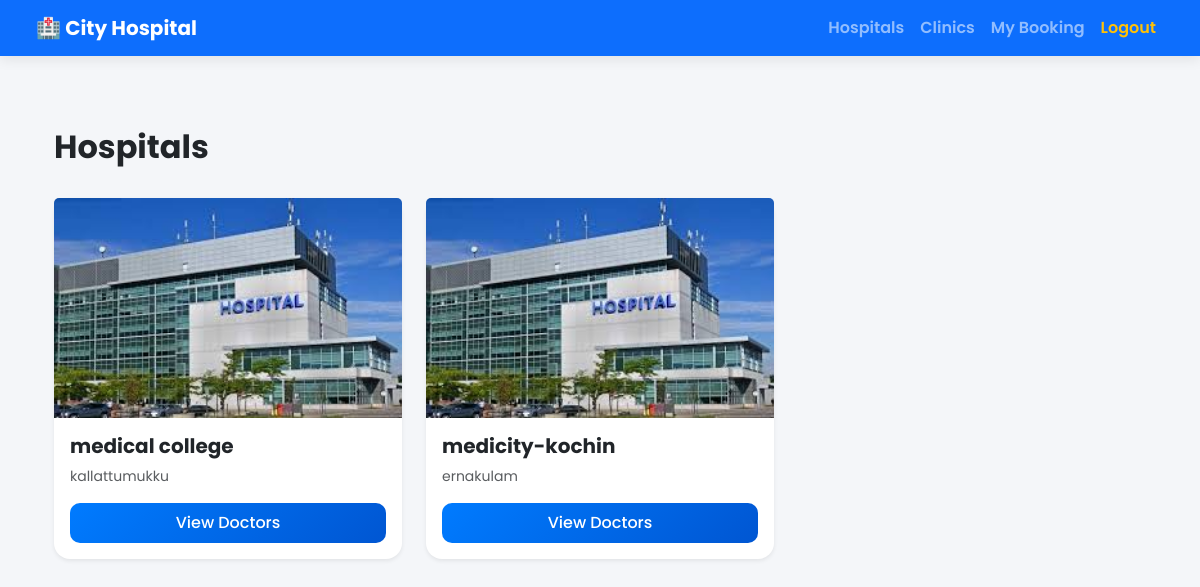
The app's page /hospitals/ with its own data.
### facilities/models.py (models this page shows, shortened)
class MedicalFacility(models.Model):
    TYPE_CHOICE=(
        ('HOSPITAL','Hospital'),
        ('CLINIC','Clinic')
    )
    name=models.CharField(max_length=50)
    facility_type=models.CharField(max_length=20,choices=TYPE_CHOICE)
    address = models.TextField()
    area = models.CharField(max_length=200)
    city = models.CharField(max_length=200)
    image = models.ImageField(upload_to='facilities/', blank=True,null=True)
    admin = models.ForeignKey(settings.AUTH_USER_MODEL, on_delete=models.CASCADE)
    STATUS_CHOICES = (
    ('PENDING', 'Pending'),
    ('APPROVED', 'Approved'),
    ('REJECTED', 'Rejected'),
    )
    status = models.CharField(max_length=20, choices=STATUS_CHOICES, default='PENDING')

### core/views.py (the view)
# urls.py: path('hospitals/', hospitals_list, name='hospitals_list'),
def hospitals_list(request):
    hospitals = MedicalFacility.objects.filter(status='APPROVED', facility_type='HOSPITAL')
    return render(request, 'hospitals_list.html', {'hospitals': hospitals})

### Template/hospitals_list.html (shortened to what this page needs)
{% extends 'base.html' %}
{% load static %}
{% block content %}
<div class="container py-4">
    <div class="d-flex justify-content-between align-items-center mb-4">
        <h2 class="fw-bold">Hospitals</h2>
    </div>
    <div class="row g-4">
        {% for h in hospitals %}
        <div class="col-12 col-md-6 col-lg-4">
            <div class="card h-100 shadow-sm border-0">
                {% if h.image %}
                    <img src="{{ h.image.url }}"
                         class="card-img-top"
                         style="height:220px; object-fit:cover;">
                {% else %}
                    <img src="{% static 'images/default-hospital.jpg' %}"
                         class="card-img-top"
                         style="height:220px; object-fit:cover;">
                {% endif %}
                <div class="card-body d-flex flex-column">
                    <h5 class="fw-bold">{{ h.name }}</h5>
                    <p class="text-muted small mb-3">
                         {{ h.address }}
                    </p>
                    <div class="mt-auto">
                        <a href="{% url 'hospital_doctors' h.id %}"
                           class="btn btn-primary w-100">
                           View Doctors
                        </a>
                    </div>
                </div>
            </div>
        </div>
        {% empty %}
            <div class="col-12">
                <div class="alert alert-warning text-center">
                    No hospitals available.
                </div>
            </div>
        {% endfor %}
    </div>
</div>
{% endblock %}

### Template/base.html (shortened to what this page needs)
{% load static %}
<!DOCTYPE html>
<html lang="en">
<head>
    <link href="https://cdn.jsdelivr.net/npm/bootstrap@5.3.2/dist/css/bootstrap.min.css" rel="stylesheet">
</head>
<body>
<nav class="navbar navbar-expand-lg navbar-dark bg-primary px-4">
    <div class="container-fluid">
        <a class="navbar-brand" href="/">🏥 City Hospital</a>
        <div class="collapse navbar-collapse" id="navbarContent">
            <ul class="navbar-nav ms-auto fw-semibold">
                <li class="nav-item">
                    <a class="nav-link" href="{% url 'hospitals_list' %}">Hospitals</a>
                </li>
                <li class="nav-item">
                    <a class="nav-link" href="{% url 'clinics_list' %}">Clinics</a>
                </li>
                <li class="nav-item">
                    <a class="nav-link" href="{% url 'my_appointments' %}">My Booking</a>
                </li>
                <li class="nav-item">
                    <a class="nav-link text-warning" href="{% url 'logout' %}">Logout</a>
                </li>
            </ul>
        </div>
    </div>
</nav>
<div class="container py-5">
    {% block content %}{% endblock %}
</div>
</body>
</html>

### Template/base.html (style rules this page uses)
body { font-family: 'Poppins', sans-serif; background: #f4f6f9; }
.navbar { box-shadow: 0 4px 12px rgba(0,0,0,0.08); }
.navbar-brand { font-weight: 700; font-size: 20px; }
.card { border: none; border-radius: 16px; box-shadow: 0 8px 20px rgba(0,0,0,0.06); transition: 0.3s ease; }
.btn { border-radius: 10px; padding: 8px 18px; font-weight: 500; }
.btn-primary { background: linear-gradient(135deg, #007bff, #0056d2); border: none; }

### records on screen
MedicalFacility: image (picture), name "medical college", address "kallattumukku"
MedicalFacility: image (picture), name "medicity-kochin", address "ernakulam"
